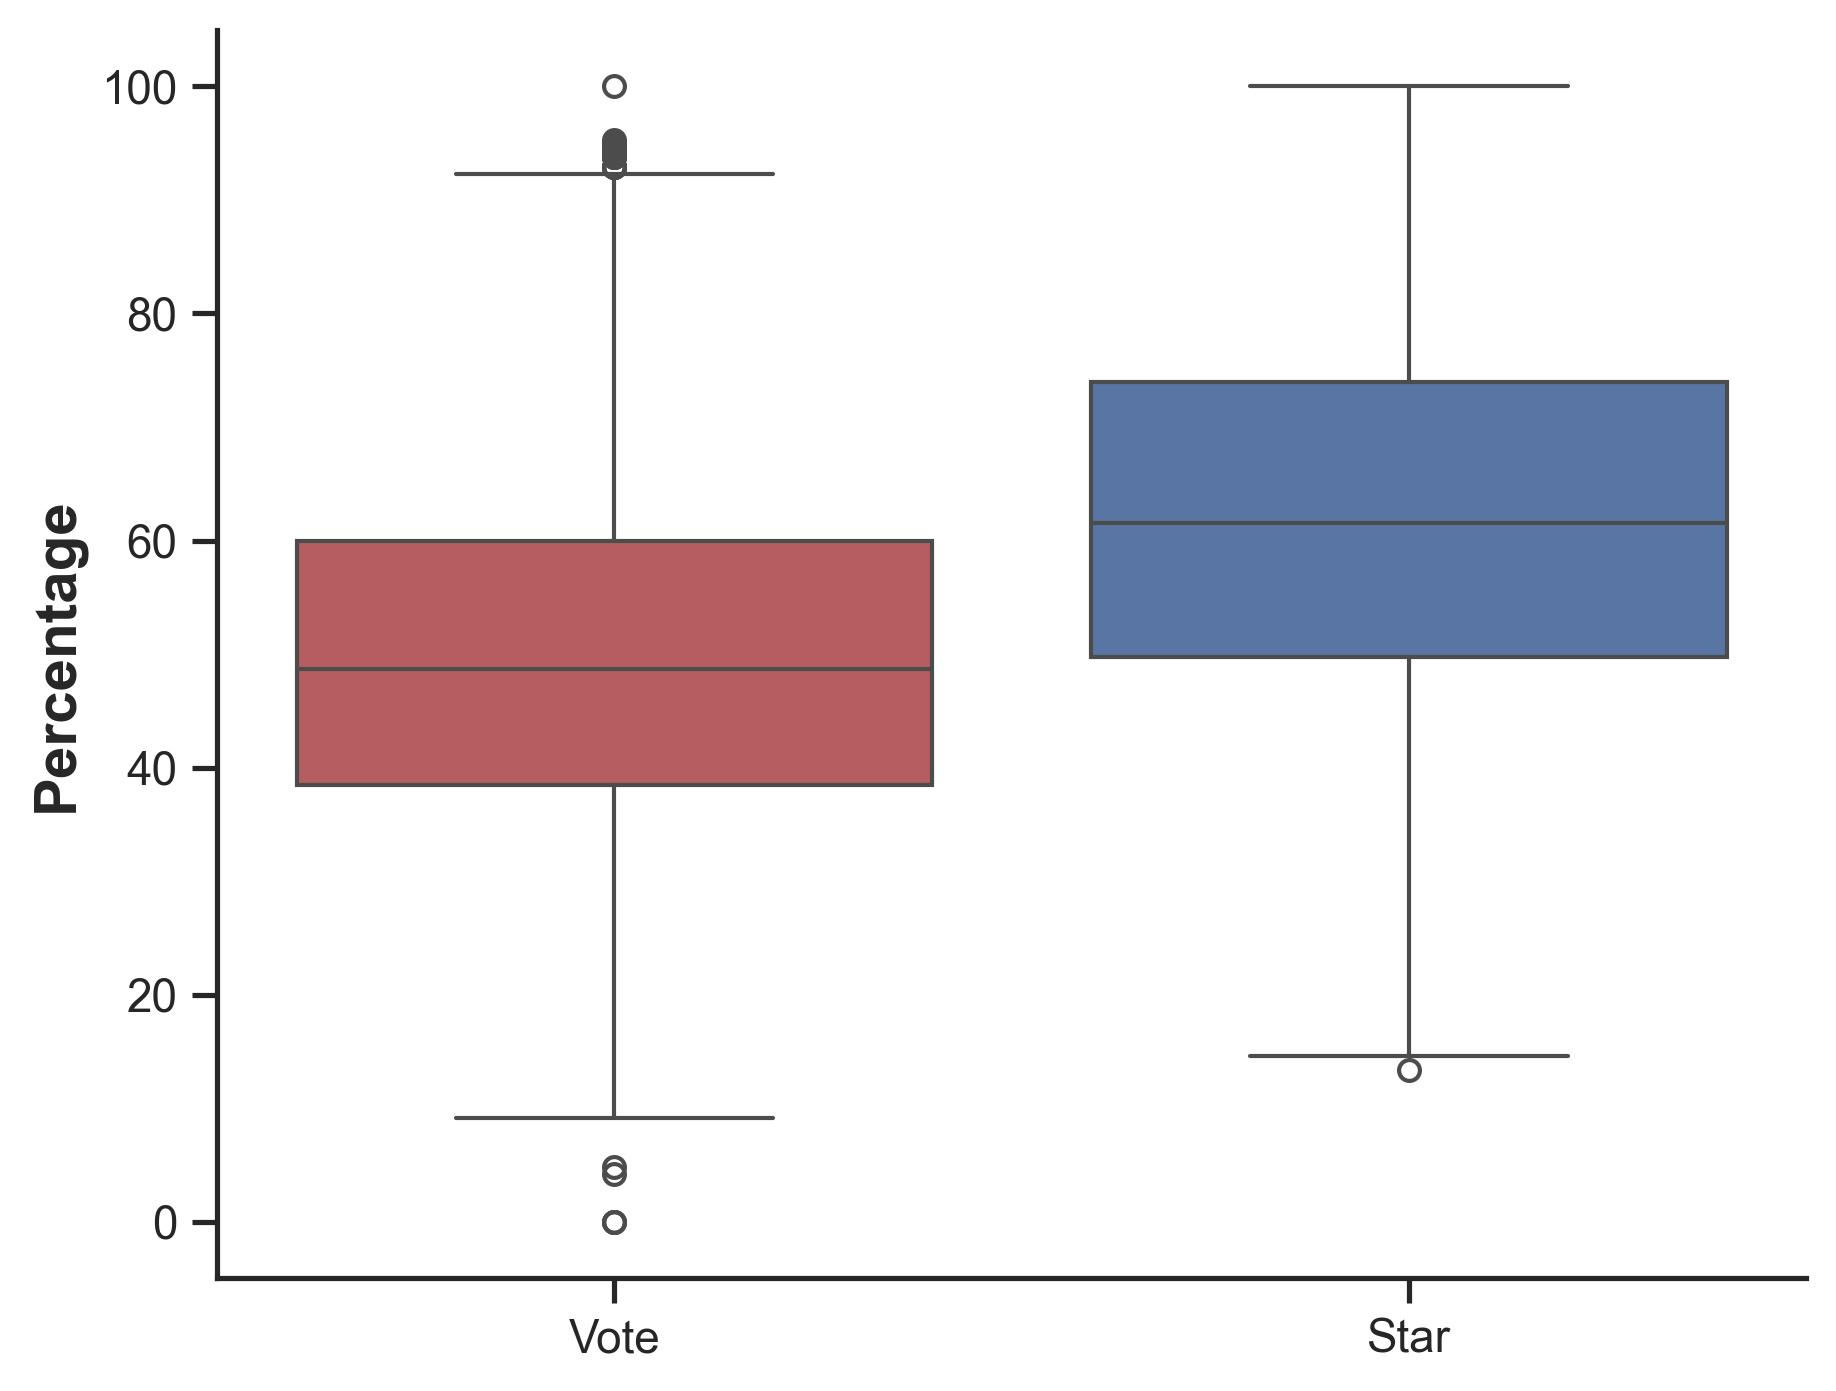

Here is the Python script that generated this plot:
import pandas as pd

import matplotlib.pyplot as plt
import matplotlib.ticker as ticker
import seaborn as sns

DATA_INPUT_FILE = './fig6_data.csv'
FIG_OUTPUT_FILE = './fig6.jpeg'

RED_COLOR = sns.color_palette('deep')[3]
BLUE_COLOR = sns.color_palette('deep')[0]


def main():
    df = pd.read_csv(DATA_INPUT_FILE)

    plt.figure(figsize=(10, 6))
    sns.set_theme(style='ticks', palette='deep')

    my_palette = {'Vote': RED_COLOR, 'Star': BLUE_COLOR}
    g = sns.catplot(
            data=df,
            x='users',
            y='percentage',
            hue='users',
            kind='box',
            palette=my_palette,
            aspect=1.25
    )

    g.ax.set_alpha(0.6)

    g.ax.set_xlabel('', fontsize=14, fontweight='bold')
    g.ax.set_ylabel('Percentage', fontsize=14, fontweight='bold')

    plt.savefig(FIG_OUTPUT_FILE, dpi=300, bbox_inches='tight')


if __name__ == '__main__':
    main()
